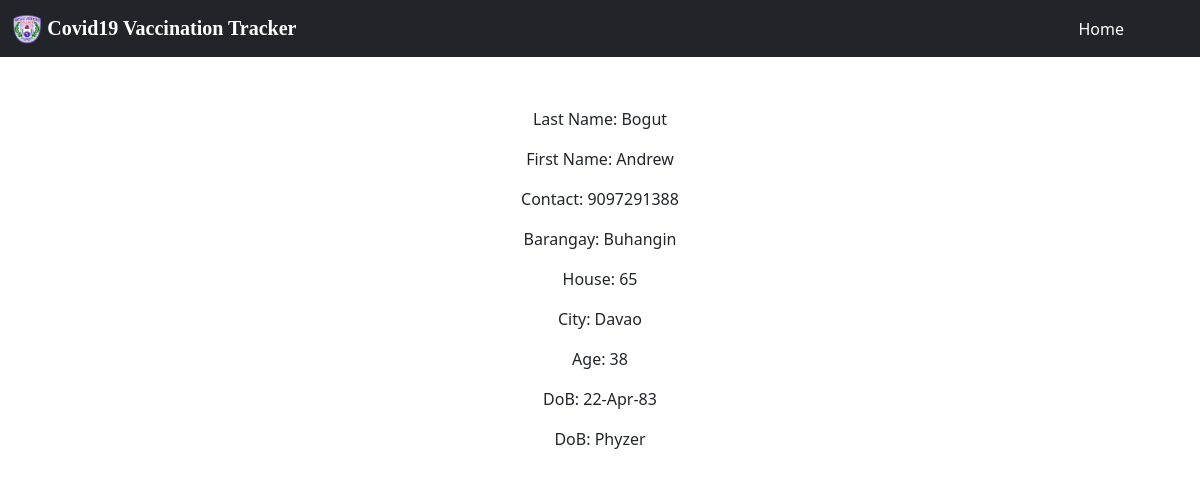
Screenshot of /patients/4 with the database file from the repository.
### tracker/models.py (models this page shows, shortened)
class Patient(models.Model):
    Last_name=models.CharField(max_length=200)
    First_name=models.CharField(max_length=200)
    Contact=models.IntegerField()
    Barangay=models.CharField(max_length=200)
    Street=models.CharField(max_length=200)
    House=models.IntegerField()
    City=models.CharField(max_length=200)
    Age=models.IntegerField()
    DoB=models.CharField(max_length=10)
    Vaccine=models.CharField(max_length=100)

### tracker/views.py (the view)
# urls.py: path('patients/<int:patient_id>', views.patient, name='patient'),
def patient(request, patient_id):
    patient=get_object_or_404(Patient, pk=patient_id)
    patients=Patient.objects.all()
    return render(request,'vaccinated/patient.html',{'patient':patient,'patients':patients,})

### tracker/templates/vaccinated/patient.html
{% extends 'vaccinated/base.html' %}
{% block content %}
    {% load static %}
<div style="width: 500px; margin:50px auto">
    <div style="text-align:center; padding-bottom:50px">
    <p>Last Name: {{patient.Last_name}}</p>
    <p>First Name: {{patient.First_name}}</p>
    <p>Contact: {{patient.Contact}}</p>
    <p>Barangay: {{patient.Barangay}}</p>
    <p>House: {{patient.House}}</p>
    <p>City: {{patient.City}}</p>
    <p>Age: {{patient.Age}}</p>
    <p>DoB: {{patient.DoB}}</p>
    <p>DoB: {{patient.Vaccine}}</p>
        </div>
</div>
{% endblock %}

### rows the page displays
Patient: Last_name "Bogut", First_name "Andrew", Contact "9097291388", Barangay "Buhangin", House "65", City "Davao", Age "38", DoB "22-Apr-83", Vaccine "Phyzer"
